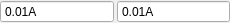
<?xml version="1.0" encoding="UTF-8"?>
<ui version="4.0">
 <class>MotorCurrent</class>
 <widget class="QWidget" name="MotorCurrent">
  <property name="geometry">
   <rect>
    <x>0</x>
    <y>0</y>
    <width>230</width>
    <height>20</height>
   </rect>
  </property>
  <property name="windowTitle">
   <string>Form</string>
  </property>
  <layout class="QHBoxLayout" name="horizontalLayout">
   <property name="spacing">
    <number>3</number>
   </property>
   <property name="leftMargin">
    <number>0</number>
   </property>
   <property name="topMargin">
    <number>0</number>
   </property>
   <property name="rightMargin">
    <number>0</number>
   </property>
   <property name="bottomMargin">
    <number>0</number>
   </property>
   <item>
    <widget class="QDoubleSpinBox" name="spinDriver">
     <property name="toolTip">
      <string>Drive current</string>
     </property>
     <property name="buttonSymbols">
      <enum>QAbstractSpinBox::NoButtons</enum>
     </property>
     <property name="suffix">
      <string>A</string>
     </property>
     <property name="minimum">
      <double>0.010000000000000</double>
     </property>
     <property name="maximum">
      <double>100.000000000000000</double>
     </property>
    </widget>
   </item>
   <item>
    <widget class="QDoubleSpinBox" name="spinIdle">
     <property name="toolTip">
      <string>Idle current</string>
     </property>
     <property name="buttonSymbols">
      <enum>QAbstractSpinBox::NoButtons</enum>
     </property>
     <property name="suffix">
      <string>A</string>
     </property>
     <property name="minimum">
      <double>0.010000000000000</double>
     </property>
     <property name="maximum">
      <double>100.000000000000000</double>
     </property>
    </widget>
   </item>
  </layout>
 </widget>
 <resources/>
 <connections/>
</ui>
